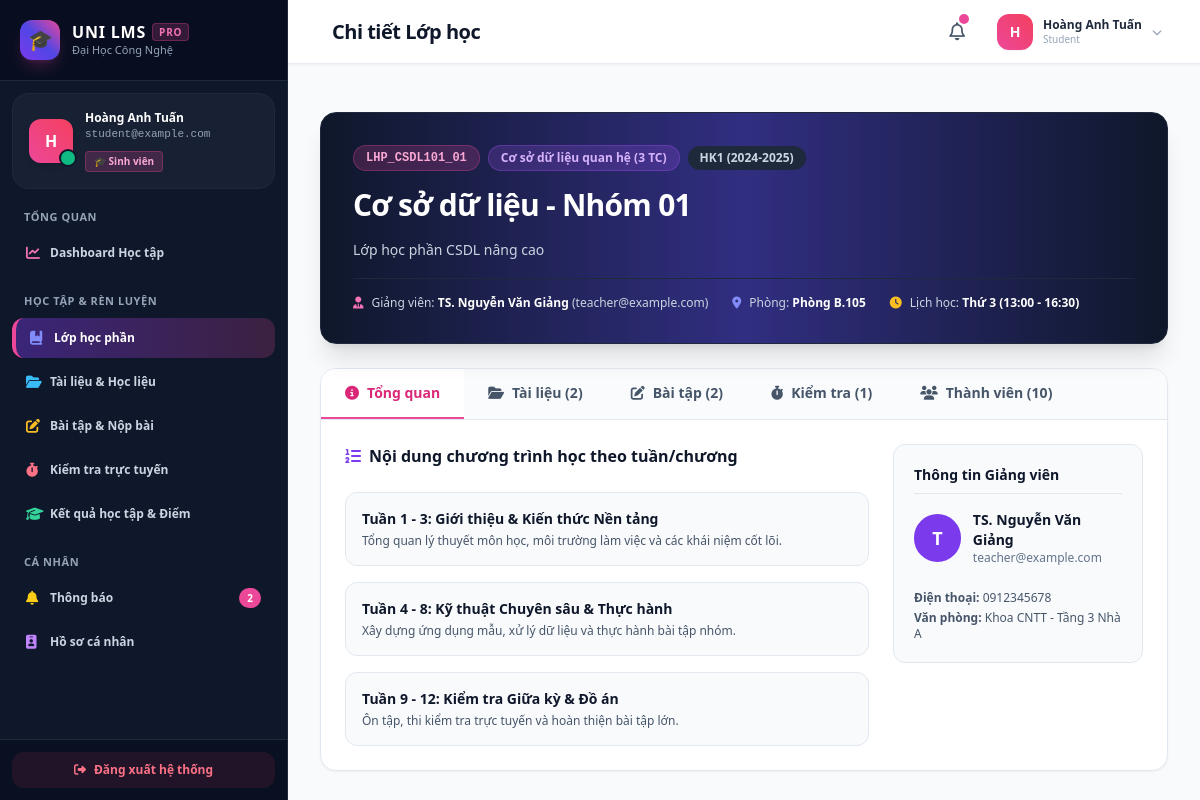
The app's page /student/class/2 (signed in), older data.
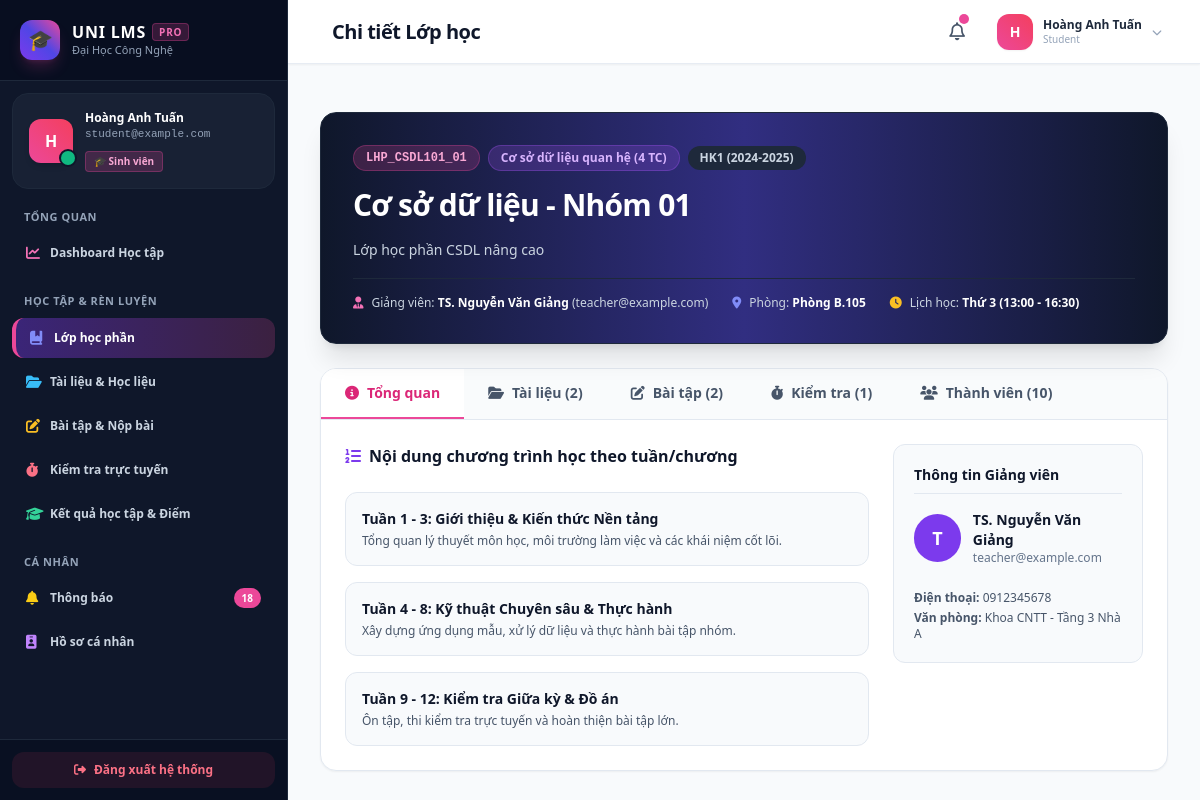
The same page, newer data.
### tables this page shows
CREATE TABLE subjects (
        id INTEGER PRIMARY KEY AUTOINCREMENT,
        department_id INTEGER,
        code TEXT UNIQUE NOT NULL,
        name TEXT NOT NULL,
        credits INTEGER NOT NULL DEFAULT 3,
        description TEXT DEFAULT '',
        FOREIGN KEY (department_id) REFERENCES departments (id) ON DELETE SET NULL
    );

### app/routes/student_routes.py (the view)
@student_bp.route('/class/<int:course_id>')
@login_required
@role_required('student')
def class_detail(course_id):
    user = get_current_user()
    enrollment = query_db("SELECT * FROM enrollments WHERE course_id = ? AND student_id = ?", (course_id, user['id']), one=True)
    if not enrollment:
        flash("Bạn chưa đăng ký tham gia lớp học này.", "danger")
        return redirect(url_for('student_bp.classes'))
    course = query_db("""
        SELECT c.*, u.full_name as teacher_name, u.email as teacher_email, u.phone as teacher_phone,
               sub.name as subject_name, sub.code as subject_code, sub.credits, sub.description as subject_desc
        FROM courses c
        JOIN users u ON c.teacher_id = u.id
        JOIN subjects sub ON c.subject_id = sub.id
        WHERE c.id = ?
    """, (course_id,), one=True)
    materials = query_db("SELECT m.*, u.full_name as uploader FROM materials m JOIN users u ON m.uploaded_by = u.id WHERE m.course_id = ? ORDER BY m.created_at DESC", (course_id,))
    assignments = query_db("""
        SELECT a.*, s.submitted_at, s.score
        FROM assignments a
        LEFT JOIN submissions s ON a.id = s.assignment_id AND s.student_id = ?
        WHERE a.course_id = ?
        ORDER BY a.due_date ASC
    """, (user['id'], course_id))
    exams = query_db("""
        SELECT ex.*, er.score as my_score, er.submitted_at as exam_submitted_at
        FROM exams ex
        LEFT JOIN exam_results er ON ex.id = er.exam_id AND er.student_id = ?
        WHERE ex.course_id = ?
        ORDER BY ex.created_at DESC
    """, (user['id'], course_id))
    members = query_db("""
        SELECT u.full_name, u.email, u.avatar, st.student_code
        FROM enrollments e
        JOIN users u ON e.student_id = u.id
        LEFT JOIN students st ON u.id = st.user_id
        WHERE e.course_id = ?
        ORDER BY u.full_name ASC
    """, (course_id,))
    return render_template(
        'student/class_detail.html',
        course=course,
        materials=materials,
        assignments=assignments,
        exams=exams,
        members=members
    )

### app/auth.py (called while the page is built, shortened)
def get_current_user():
    if 'user_id' not in session:
        return None
    if 'current_user' not in g:
        g.current_user = query_db(
            "SELECT * FROM users WHERE id = ? AND is_active = 1",
            (session['user_id'],),
            one=True
        )
    return g.current_user

def login_required(f):
    @wraps(f)
    def decorated_function(*args, **kwargs):
        user = get_current_user()
        if user is None:
            flash("Vui lòng đăng nhập để truy cập trang này.", "warning")
            return redirect(url_for('auth_bp.login', next=request.url))
        return f(*args, **kwargs)
    return decorated_function

def role_required(*roles):
    def decorator(f):
        @wraps(f)
        def decorated_function(*args, **kwargs):
            user = get_current_user()
            if user is None:
                flash("Vui lòng đăng nhập để thực hiện thao tác này.", "warning")
                return redirect(url_for('auth_bp.login'))
            return f(*args, **kwargs)
        return decorated_function
    return decorator

### app/templates/student/class_detail.html (shortened to what the changed rows need)
{% extends "base.html" %}
{% block header_title %}Chi tiết Lớp học{% endblock %}
{% block content %}
<div class="space-y-6">
    <div class="bg-gradient-to-r from-slate-900 via-indigo-900 to-slate-900 text-white p-6 lg:p-8 rounded-2xl shadow-xl relative overflow-hidden border border-slate-800 space-y-4">
        <div class="flex flex-wrap items-center gap-2 text-xs font-semibold">
            <span class="px-3 py-1 rounded-full bg-pink-500/20 text-pink-300 border border-pink-500/30 font-mono">{{ course.code }}</span>
            <span class="px-3 py-1 rounded-full bg-purple-500/20 text-purple-300 border border-purple-500/30">{{ course.subject_name }} ({{ course.credits }} TC)</span>
            <span class="px-3 py-1 rounded-full bg-slate-800 text-slate-300">{{ course.semester }}</span>
        </div>
        <h1 class="text-2xl lg:text-3xl font-bold tracking-tight">{{ course.name }}</h1>
    </div>
</div>
{% endblock %}

### app/templates/base.html (shortened to what the changed rows need)
<!DOCTYPE html>
<html lang="vi">
<head>
    <script src="https://cdn.tailwindcss.com"></script>
    <link rel="stylesheet" href="https://cdnjs.cloudflare.com/ajax/libs/font-awesome/6.5.1/css/all.min.css">
</head>
<body class="bg-slate-100 text-slate-800 font-sans antialiased min-h-screen flex flex-col">
    {% if current_user %}
    <div class="flex h-screen overflow-hidden">
        <aside id="sidebar" class="fixed lg:static inset-y-0 left-0 z-50 w-72 bg-slate-900 text-white flex flex-col transition-transform duration-300 transform -translate-x-full lg:translate-x-0 shrink-0 sidebar-scrollbar overflow-y-auto border-r border-slate-800 shadow-2xl lg:shadow-none">
            <div class="p-5 flex items-center justify-between border-b border-slate-800 bg-slate-950/50">
                <a href="{{ url_for('common_bp.profile') }}" class="flex items-center space-x-3 group">
                    <div>
                        <h1 class="font-extrabold text-base leading-tight tracking-wider text-white flex items-center gap-1.5">
                            <span>UNI LMS</span>
                            <span class="text-[10px] px-1.5 py-0.5 rounded bg-pink-500/20 text-pink-400 font-bold border border-pink-500/30">PRO</span>
                        </h1>
                    </div>
                </a>
            </div>
            <nav class="flex-1 px-3 py-2 space-y-5">
                {% if current_user.role == 'student' %}
                    <div>
                        <div class="space-y-1">
                            <a href="{{ url_for('common_bp.notifications') }}" class="flex items-center justify-between px-3.5 py-2.5 rounded-xl text-xs font-semibold transition-all duration-200 {% if request.endpoint == 'common_bp.notifications' %} bg-gradient-to-r from-purple-600/40 to-pink-500/20 text-white border-l-4 border-pink-500 shadow-sm {% else %} text-slate-300 hover:bg-slate-800 hover:text-white {% endif %}">
                                <div class="flex items-center">
                                    <i class="fa-solid fa-bell w-6 text-yellow-400 text-sm"></i>
                                    <span>Thông báo</span>
                                </div>
                                {% if unread_notifications_count > 0 %}
                                    <span class="bg-pink-500 text-white text-[10px] px-2 py-0.5 rounded-full font-bold">{{ unread_notifications_count }}</span>
                                {% endif %}
                            </a>
                        </div>
                    </div>
                {% endif %}
            </nav>
        </aside>
        <div class="flex-1 flex flex-col min-w-0 overflow-hidden bg-slate-50">
            <header class="bg-white border-b border-slate-200/80 h-16 flex items-center justify-between px-4 lg:px-8 shrink-0 shadow-sm z-30">
                <div class="flex items-center space-x-3">
                    <div>
                        <h2 class="text-lg lg:text-xl font-extrabold text-slate-900 tracking-tight leading-tight">
                            {% block header_title %}Trang chủ LMS{% endblock %}
                        </h2>
                    </div>
                </div>
            </header>
            <main class="flex-1 overflow-y-auto p-4 lg:p-8 custom-scrollbar">
                {% block content %}{% endblock %}
            </main>
        </div>
    </div>
    {% endif %}
</body>
</html>

Row changes from the older to the newer data that the page shows:
changed subjects "Cơ sở dữ liệu quan hệ": credits "3" → "4"
Text that changed along with them:
{{ unread_notifications_count }}: "2" → "18"
